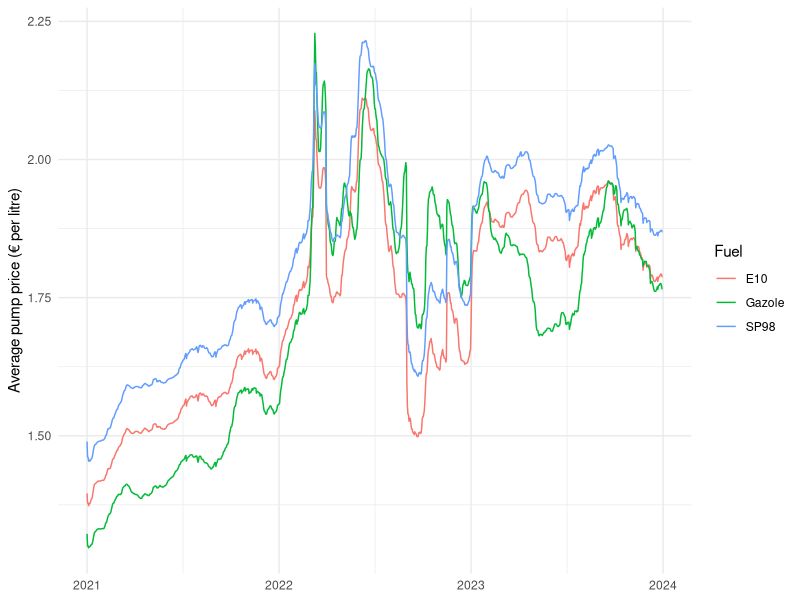

Generate this figure with R:
## ---- chunk 1
#| warning: false
#| message: false
library(tidyverse)
library(here)

oil <- read_csv(here("data", "clean", "oil.csv"), show_col_types = FALSE)
filo <- read_csv(here("data", "clean", "filosofi.csv"),
                 col_types = cols(commune = "c"))
cog <- read_csv(here("data", "clean", "cog.csv"),
                col_types = cols(.default = "c"))
## ---- chunk 2
info <- tibble(
  file = c("oil.csv", "filosofi.csv", "cog.csv"),
  rows = c(nrow(oil), nrow(filo), nrow(cog)),
  columns = c(ncol(oil), ncol(filo), ncol(cog))
)

knitr::kable(info)
## ---- chunk 3
daily_national <- read_csv(here("data", "clean", "daily_national.csv"),
                           show_col_types = FALSE)

ggplot(daily_national, aes(date, avg_price, colour = fuel)) +
  geom_line() +
  theme_minimal() +
  labs(x = NULL, y = "Average pump price (€ per litre)", colour = "Fuel")
